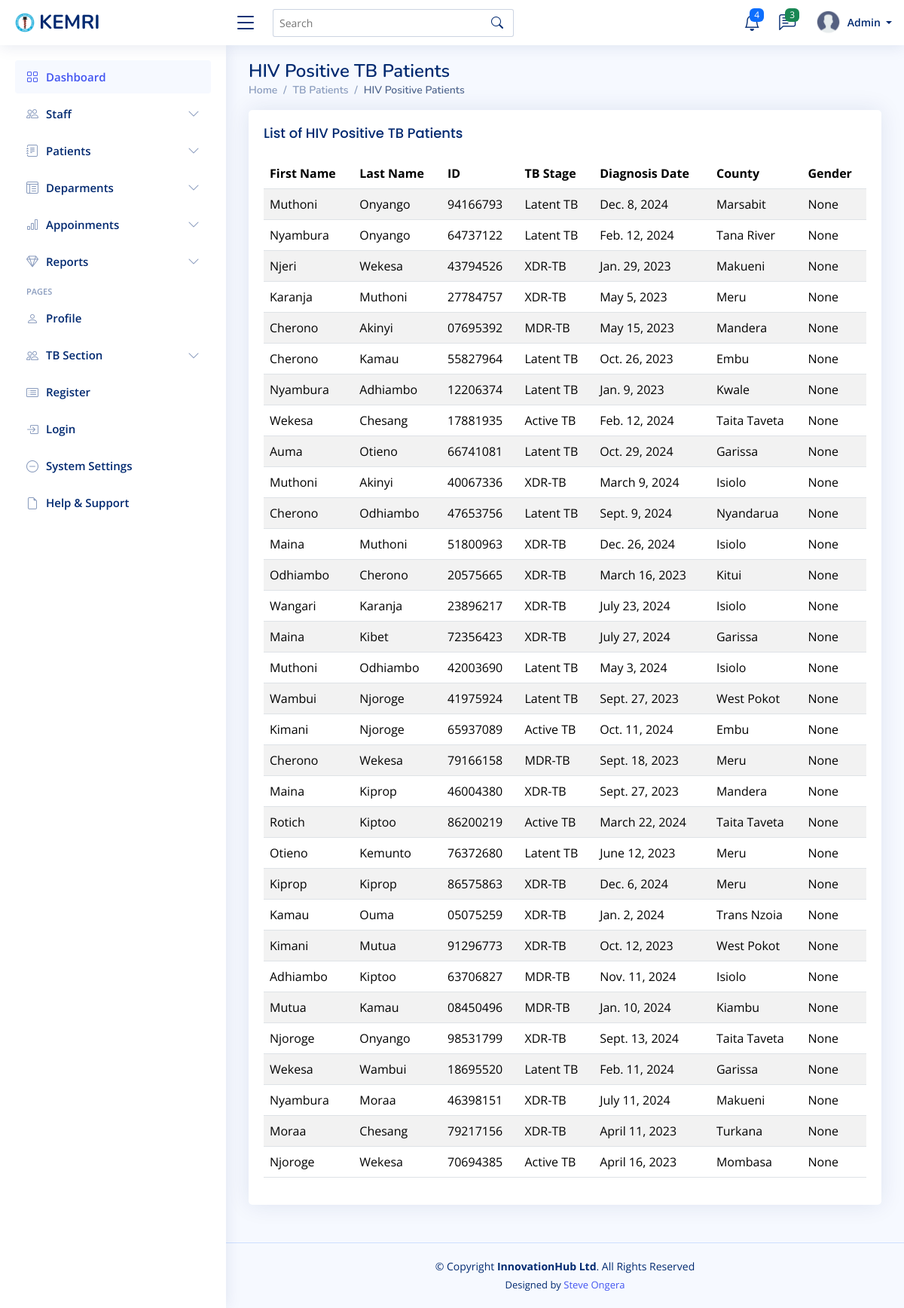
Screenshot of /hiv-positive-tb-patients/ with the database file from the repository.
### mtwapa_branch/models.py (models this page shows, shortened)
class TBPatient(models.Model):
    IDENTIFICATION_CHOICES = [
        ('National ID', 'National ID'),
        ('Passport', 'Passport'),
        ('Alien ID', 'Alien ID'),
    ]
    TB_STAGES = [
        ('Latent TB', 'Latent TB'),
        ('Active TB', 'Active TB'),
        ('MDR-TB', 'MDR-TB'),  # Multi-drug resistant TB
        ('XDR-TB', 'XDR-TB'),  # Extensively drug-resistant TB
    ]
    VACCINE_CHOICES = [
        ('BCG', 'BCG'),  # Bacille Calmette-Guerin vaccine
        ('Vaccine X', 'Vaccine X'),
        ('Vaccine Y', 'Vaccine Y'),
    ]
    RANDOMIZATION_STATUS = [
        ('Randomized', 'Randomized'),
        ('Not Randomized', 'Not Randomized'),
    ]
    STUDY_GROUP_CHOICES = [
        ('Control', 'Control Group'),
        ('Treatment', 'Treatment Group'),
        ('Not Applicable', 'Not Applicable'),
    ]
    user_name = models.CharField(max_length=100, unique=True)
    identification_no = models.CharField(max_length=20, unique=True)
    identification_type = models.CharField(max_length=20, choices=IDENTIFICATION_CHOICES, default='National ID')
    first_name = models.CharField(max_length=50)
    last_name = models.CharField(max_length=50)
    dob = models.DateField()  # Date of birth
    diagnosis_date = models.DateField(default=timezone.now)  # Date the patient was diagnosed with TB
    county = models.CharField(max_length=100, null=True, blank=True)
    date_added = models.DateTimeField( blank=True, null=True )
    gender = models.CharField(
        max_length=10,
        choices=[('Male', 'Male'), ('Female', 'Female'), ('Other', 'Other')],
        blank=True,
        null=True
    )
    tb_stage = models.CharField(max_length=50, choices=TB_STAGES, default='Latent TB')
    vaccine_received = models.CharField(max_length=50, choices=VACCINE_CHOICES)
    vaccine_effectiveness = models.DecimalField(max_digits=5, decimal_places=2, null=True, blank=True)
    week_1 = models.DecimalField(max_digits=5, decimal_places=2, default=0.00)
    week_2 = models.DecimalField(max_digits=5, decimal_places=2, default=0.00)
    week_3 = models.DecimalField(max_digits=5, decimal_places=2, default=0.00)
    week_4 = models.DecimalField(max_digits=5, decimal_places=2, default=0.00)
    week_5 = models.DecimalField(max_digits=5, decimal_places=2, default=0.00)
    week_6 = models.DecimalField(max_digits=5, decimal_places=2, default=0.00)
    week_7 = models.DecimalField(max_digits=5, decimal_places=2, default=0.00)
    week_8 = models.DecimalField(max_digits=5, decimal_places=2, default=0.00)
    week_9 = models.DecimalField(max_digits=5, decimal_places=2, default=0.00)
    week_10 = models.DecimalField(max_digits=5, decimal_places=2, default=0.00)
    treatment_start_date = models.DateField(null=True, blank=True)
    treatment_end_date = models.DateField(null=True, blank=True)
    treatment_notes = models.TextField()
    performance_status = models.TextField()
    follow_up_date = models.DateField(null=True, blank=True)
    randomization_status = models.CharField(
        max_length=20,
        choices=RANDOMIZATION_STATUS,
        default='Not Randomized'
    )
    randomization_date = models.DateTimeField(null=True, blank=True)
    study_group = models.CharField(
        max_length=20,
        choices=STUDY_GROUP_CHOICES,
        default='Not Applicable'
    )
    hiv_status = models.CharField(
        max_length=10,
        choices=[('Positive', 'Positive'), ('Negative', 'Negative')],
        blank=True,
        null=True
    )
    oft_status = models.CharField(
        max_length=10,
        choices=[('Positive', 'Positive'), ('Negative', 'Negative')],
        blank=True,
        null=True
    )
    mtb_a_status = models.CharField(
        max_length=15,
        choices=[('Detected', 'Detected'), ('Not Detected', 'Not Detected')],
        blank=True,
        null=True
    )
    pregnancy_status = models.CharField(
        max_length=10,
        choices=[('Positive', 'Positive'), ('Negative', 'Negative')],
        blank=True,
        null=True
    )
    exclusion_reason = models.TextField(blank=True, null=True)
    alternative_treatment = models.TextField(blank=True, null=True)
    referral_facility = models.CharField(max_length=100, blank=True, null=True)
    next_evaluation_date = models.DateField(null=True, blank=True)
    class Meta:
        verbose_name = 'TB Patient'
        verbose_name_plural = 'TB Patients'

### mtwapa_branch/views.py (the view)
# urls.py: path('hiv-positive-tb-patients/', views.hiv_positive_tb_patients_view, name='hiv_positive_tb_patients'),
def hiv_positive_tb_patients_view(request):
    hiv_positive_patients = TBPatient.objects.filter(hiv_status='Positive')
    context = {
        'hiv_positive_patients': hiv_positive_patients
    }
    return render(request, 'Tb_Section/tb_patient/hiv_positive_patients.html', context)

### templates/Tb_Section/tb_patient/hiv_positive_patients.html
{% extends "base/base.html" %}
{% block content %}
<div class="pagetitle">
    <h1>HIV Positive TB Patients</h1>
    <nav>
        <ol class="breadcrumb">
            <li class="breadcrumb-item"><a href="{% url 'dashboard' %}">Home</a></li>
            <li class="breadcrumb-item">TB Patients</li>
            <li class="breadcrumb-item active">HIV Positive Patients</li>
        </ol>
    </nav>
</div>
<section class="section">
    <div class="row">
        <div class="col-lg-12">
            <div class="card">
                <div class="card-body">
                    <h5 class="card-title">List of HIV Positive TB Patients</h5>
                    <div class="table-responsive">
                        <table class="table table-striped datatable">
                            <thead>
                                <tr>
                                    <th>First Name</th>
                                    <th>Last Name</th>
                                    <th>ID</th>
                                    <th>TB Stage</th>
                                    <th>Diagnosis Date</th>
                                    <th>County</th>
                                    <th>Gender</th>
                                </tr>
                            </thead>
                            <tbody>
                                {% if hiv_positive_patients %}
                                    {% for patient in hiv_positive_patients %}
                                    <tr>
                                        <td>{{ patient.first_name }}</td>
                                        <td>{{ patient.last_name }}</td>
                                        <td>{{ patient.identification_no }}</td>
                                        <td>{{ patient.tb_stage }}</td>
                                        <td>{{ patient.diagnosis_date }}</td>
                                        <td>{{ patient.county }}</td>
                                        <td>{{ patient.gender }}</td>
                                    </tr>
                                    {% endfor %}
                                {% else %}
                                <tr>
                                    <td colspan="9" class="text-center">No HIV Positive TB patients found.</td>
                                </tr>
                                {% endif %}
                            </tbody>
                        </table>
                    </div>
                </div>
            </div>
        </div>
    </div>
</section>
{% endblock %}

### static/assets/css/style.css (style rules this page uses)
:root { scroll-behavior: smooth; }
body { font-family: "Open Sans", sans-serif; background: #f6f9ff; color: #444444; }
h1, h2, h3, h4, h5, h6 { font-family: "Nunito", sans-serif; }
.pagetitle { margin-bottom: 10px; }
.pagetitle h1 { font-size: 24px; margin-bottom: 0; font-weight: 600; color: #012970; }
.card { margin-bottom: 30px; border: none; border-radius: 5px; box-shadow: 0px 0 30px rgba(1, 41, 112, 0.1); }
.card-title { padding: 20px 0 15px 0; font-size: 18px; font-weight: 500; color: #012970; font-family: "Poppins", sans-serif; }
.card-body { padding: 0 20px 20px 20px; }
.breadcrumb { font-size: 14px; font-family: "Nunito", sans-serif; color: #899bbd; font-weight: 600; }
.breadcrumb a { color: #899bbd; transition: 0.3s; }
.breadcrumb .breadcrumb-item::before { color: #899bbd; }
.breadcrumb .active { color: #51678f; font-weight: 600; }

### rows the page displays
TBPatient: first_name "Muthoni", last_name "Onyango", identification_no "94166793", tb_stage "Latent TB", diagnosis_date "Dec. 8, 2024", county "Marsabit", gender "None"
TBPatient: first_name "Nyambura", last_name "Onyango", identification_no "64737122", tb_stage "Latent TB", diagnosis_date "Feb. 12, 2024", county "Tana River", gender "None"
TBPatient: first_name "Njeri", last_name "Wekesa", identification_no "43794526", tb_stage "XDR-TB", diagnosis_date "Jan. 29, 2023", county "Makueni", gender "None"
TBPatient: first_name "Karanja", last_name "Muthoni", identification_no "27784757", tb_stage "XDR-TB", diagnosis_date "May 5, 2023", county "Meru", gender "None"
TBPatient: first_name "Cherono", last_name "Akinyi", identification_no "07695392", tb_stage "MDR-TB", diagnosis_date "May 15, 2023", county "Mandera", gender "None"
TBPatient: first_name "Cherono", last_name "Kamau", identification_no "55827964", tb_stage "Latent TB", diagnosis_date "Oct. 26, 2023", county "Embu", gender "None"
TBPatient: first_name "Nyambura", last_name "Adhiambo", identification_no "12206374", tb_stage "Latent TB", diagnosis_date "Jan. 9, 2023", county "Kwale", gender "None"
TBPatient: first_name "Wekesa", last_name "Chesang", identification_no "17881935", tb_stage "Active TB", diagnosis_date "Feb. 12, 2024", county "Taita Taveta", gender "None"
TBPatient: first_name "Auma", last_name "Otieno", identification_no "66741081", tb_stage "Latent TB", diagnosis_date "Oct. 29, 2024", county "Garissa", gender "None"
TBPatient: first_name "Muthoni", last_name "Akinyi", identification_no "40067336", tb_stage "XDR-TB", diagnosis_date "March 9, 2024", county "Isiolo", gender "None"
TBPatient: first_name "Cherono", last_name "Odhiambo", identification_no "47653756", tb_stage "Latent TB", diagnosis_date "Sept. 9, 2024", county "Nyandarua", gender "None"
TBPatient: first_name "Maina", last_name "Muthoni", identification_no "51800963", tb_stage "XDR-TB", diagnosis_date "Dec. 26, 2024", county "Isiolo", gender "None"
TBPatient: first_name "Odhiambo", last_name "Cherono", identification_no "20575665", tb_stage "XDR-TB", diagnosis_date "March 16, 2023", county "Kitui", gender "None"
TBPatient: first_name "Wangari", last_name "Karanja", identification_no "23896217", tb_stage "XDR-TB", diagnosis_date "July 23, 2024", county "Isiolo", gender "None"
TBPatient: first_name "Maina", last_name "Kibet", identification_no "72356423", tb_stage "XDR-TB", diagnosis_date "July 27, 2024", county "Garissa", gender "None"
TBPatient: first_name "Muthoni", last_name "Odhiambo", identification_no "42003690", tb_stage "Latent TB", diagnosis_date "May 3, 2024", county "Isiolo", gender "None"
TBPatient: first_name "Wambui", last_name "Njoroge", identification_no "41975924", tb_stage "Latent TB", diagnosis_date "Sept. 27, 2023", county "West Pokot", gender "None"
TBPatient: first_name "Kimani", last_name "Njoroge", identification_no "65937089", tb_stage "Active TB", diagnosis_date "Oct. 11, 2024", county "Embu", gender "None"
TBPatient: first_name "Cherono", last_name "Wekesa", identification_no "79166158", tb_stage "MDR-TB", diagnosis_date "Sept. 18, 2023", county "Meru", gender "None"
TBPatient: first_name "Maina", last_name "Kiprop", identification_no "46004380", tb_stage "XDR-TB", diagnosis_date "Sept. 27, 2023", county "Mandera", gender "None"
TBPatient: first_name "Rotich", last_name "Kiptoo", identification_no "86200219", tb_stage "Active TB", diagnosis_date "March 22, 2024", county "Taita Taveta", gender "None"
TBPatient: first_name "Otieno", last_name "Kemunto", identification_no "76372680", tb_stage "Latent TB", diagnosis_date "June 12, 2023", county "Meru", gender "None"
TBPatient: first_name "Kiprop", last_name "Kiprop", identification_no "86575863", tb_stage "XDR-TB", diagnosis_date "Dec. 6, 2024", county "Meru", gender "None"
TBPatient: first_name "Kamau", last_name "Ouma", identification_no "05075259", tb_stage "XDR-TB", diagnosis_date "Jan. 2, 2024", county "Trans Nzoia", gender "None"
TBPatient: first_name "Kimani", last_name "Mutua", identification_no "91296773", tb_stage "XDR-TB", diagnosis_date "Oct. 12, 2023", county "West Pokot", gender "None"
TBPatient: first_name "Adhiambo", last_name "Kiptoo", identification_no "63706827", tb_stage "MDR-TB", diagnosis_date "Nov. 11, 2024", county "Isiolo", gender "None"
TBPatient: first_name "Mutua", last_name "Kamau", identification_no "08450496", tb_stage "MDR-TB", diagnosis_date "Jan. 10, 2024", county "Kiambu", gender "None"
TBPatient: first_name "Njoroge", last_name "Onyango", identification_no "98531799", tb_stage "XDR-TB", diagnosis_date "Sept. 13, 2024", county "Taita Taveta", gender "None"
TBPatient: first_name "Wekesa", last_name "Wambui", identification_no "18695520", tb_stage "Latent TB", diagnosis_date "Feb. 11, 2024", county "Garissa", gender "None"
TBPatient: first_name "Nyambura", last_name "Moraa", identification_no "46398151", tb_stage "XDR-TB", diagnosis_date "July 11, 2024", county "Makueni", gender "None"
TBPatient: first_name "Moraa", last_name "Chesang", identification_no "79217156", tb_stage "XDR-TB", diagnosis_date "April 11, 2023", county "Turkana", gender "None"
TBPatient: first_name "Njoroge", last_name "Wekesa", identification_no "70694385", tb_stage "Active TB", diagnosis_date "April 16, 2023", county "Mombasa", gender "None"
